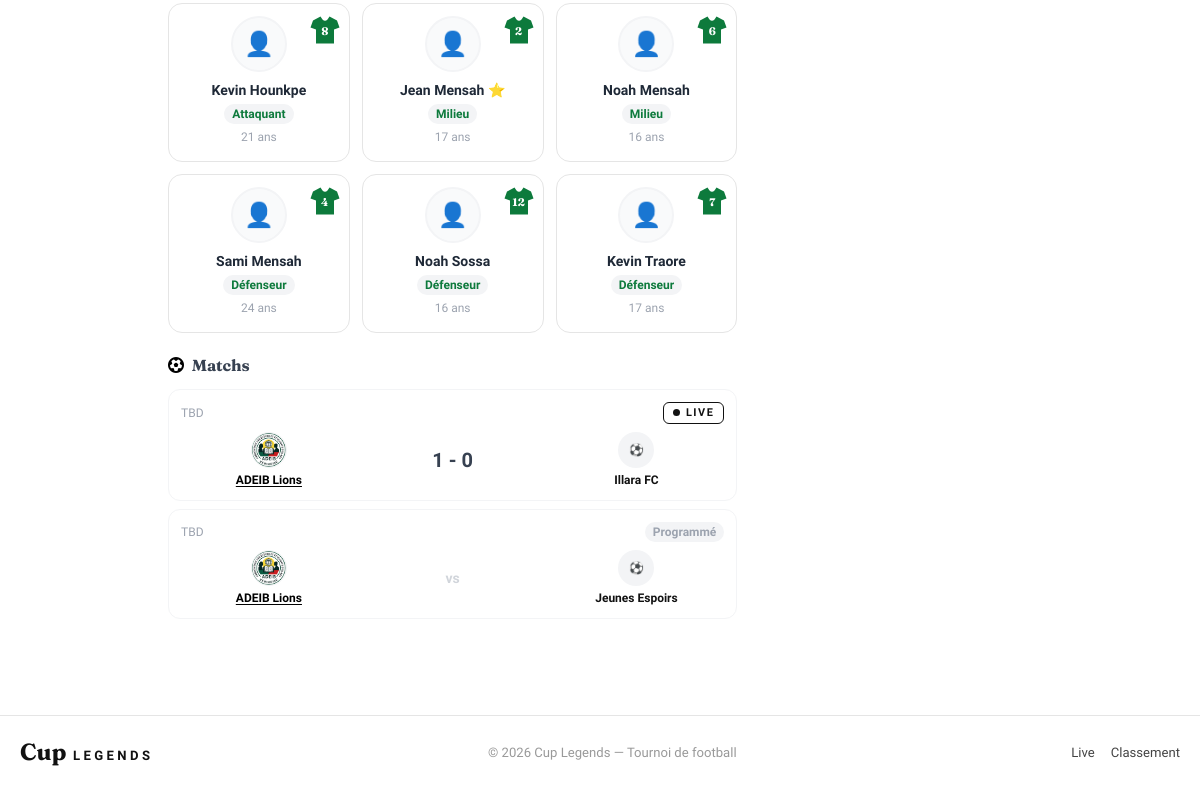
Before: /teams/2/ (lower part) with the older database file.
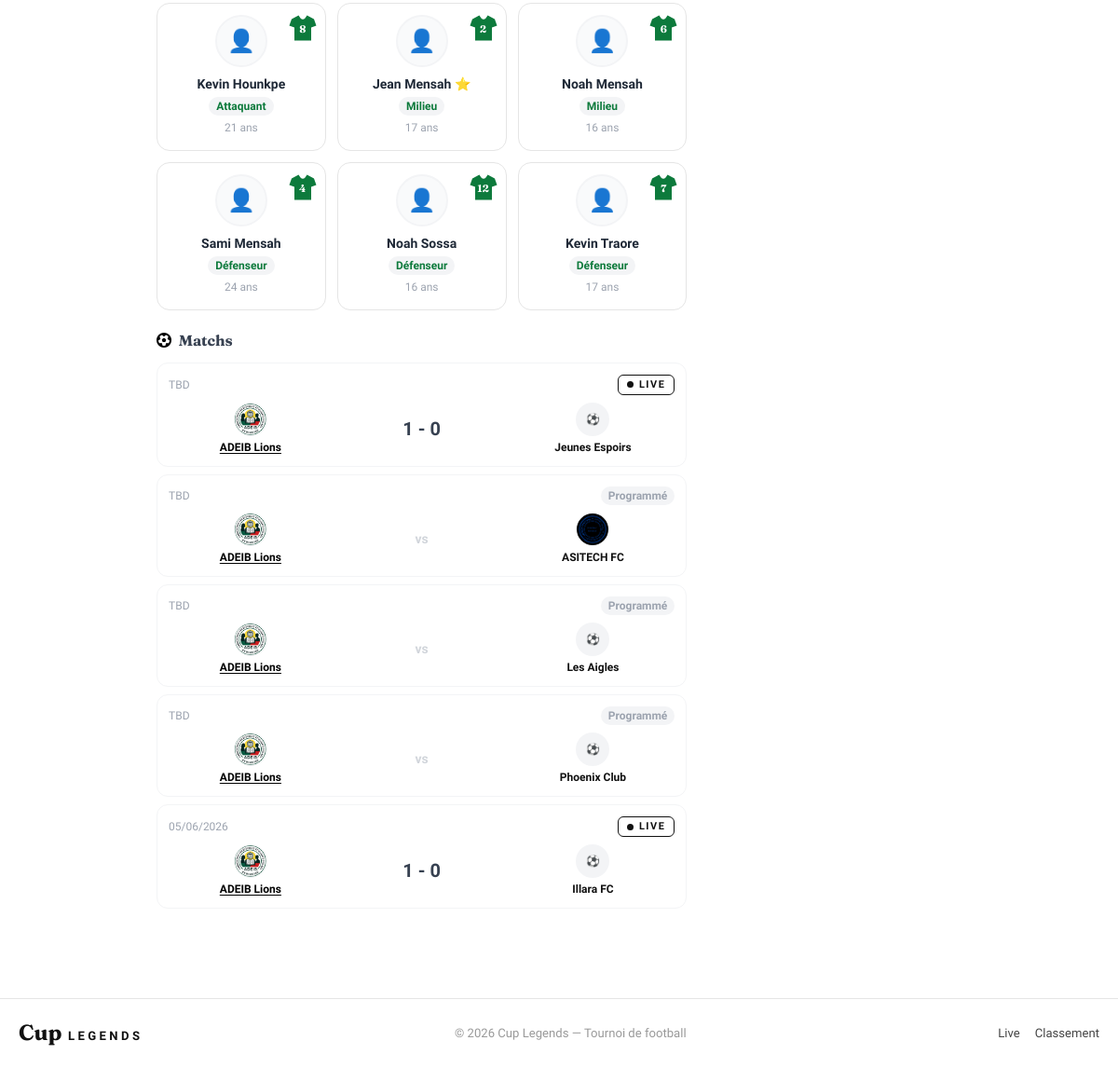
After: the same page with the newer database file.
### tournament/models.py (models this page shows, shortened)
class Player(models.Model):
    POSITION_CHOICES = [
        ('GK', 'Gardien'),
        ('DEF', 'Défenseur'),
        ('MID', 'Milieu'),
        ('FWD', 'Attaquant'),
    ]
    team = models.ForeignKey(Team, on_delete=models.CASCADE, related_name='players')
    first_name = models.CharField(max_length=100)
    last_name = models.CharField(max_length=100)
    nickname = models.CharField(max_length=100, blank=True, verbose_name='Surnom (nom de maillot)')
    age = models.PositiveIntegerField()
    position = models.CharField(max_length=3, choices=POSITION_CHOICES, default='MID')
    jersey_number = models.PositiveIntegerField(null=True, blank=True)
    photo = models.ImageField(upload_to='players/', blank=True, null=True)
    is_captain = models.BooleanField(default=False)
    yellow_cards = models.PositiveIntegerField(default=0, verbose_name='Cartons jaunes')
    red_cards = models.PositiveIntegerField(default=0, verbose_name='Cartons rouges')
    @property
    def full_name(self):
        return f'{self.first_name} {self.last_name}'
    @property
    def display_name(self):
        return self.nickname or self.full_name
    @property
    def goals_count(self):
        return self.goals.count()
    class Meta:
        verbose_name = 'Joueur'
        ordering = ['last_name', 'first_name']

class Match(models.Model):
    PHASE_CHOICES = [
        ('GROUP', 'Phase de groupes'),
        ('QF', 'Quart de finale'),
        ('SF', 'Demi-finale'),
        ('3RD', 'Match 3e place'),
        ('FINAL', 'Finale'),
    ]
    STATUS_CHOICES = [
        ('SCHEDULED', 'Programmé'),
        ('LIVE', 'En direct'),
        ('FINISHED', 'Terminé'),
        ('CANCELLED', 'Annulé'),
    ]
    tournament = models.ForeignKey(Tournament, on_delete=models.CASCADE, related_name='matches')
    phase = models.CharField(max_length=10, choices=PHASE_CHOICES, default='GROUP')
    group = models.ForeignKey(Group, on_delete=models.SET_NULL, null=True, blank=True, related_name='matches')
    home_team = models.ForeignKey(Team, on_delete=models.CASCADE, related_name='home_matches')
    away_team = models.ForeignKey(Team, on_delete=models.CASCADE, related_name='away_matches')
    match_date = models.DateTimeField(null=True, blank=True)
    venue = models.CharField(max_length=200, blank=True, default='Stade Cup Legends')
    home_score = models.PositiveIntegerField(default=0)
    away_score = models.PositiveIntegerField(default=0)
    status = models.CharField(max_length=10, choices=STATUS_CHOICES, default='SCHEDULED')
    matchday = models.PositiveIntegerField(default=1)
    live_started_at = models.DateTimeField(null=True, blank=True)
    stream_url = models.URLField(blank=True, null=True, verbose_name='Lien de diffusion')
    stream_platform = models.CharField(
        max_length=10, choices=STREAM_PLATFORM_CHOICES, default='YOUTUBE',
        blank=True, verbose_name='Plateforme de diffusion',
    )
    man_of_the_match = models.ForeignKey(
        'Player', on_delete=models.SET_NULL, null=True, blank=True,
        related_name='motm_awards', verbose_name='Homme du match',
    )
    @property
    def score_display(self):
        if self.status in ['LIVE', 'FINISHED']:
            return f'{self.home_score} - {self.away_score}'
        return 'vs'
    class Meta:
        verbose_name = 'Match'
        verbose_name_plural = 'Matchs'
        ordering = ['match_date']

class Team(models.Model):
    tournament = models.ForeignKey(Tournament, on_delete=models.CASCADE, related_name='teams')
    name = models.CharField(max_length=200)
    logo = models.ImageField(upload_to='teams/', blank=True, null=True)
    group = models.ForeignKey(Group, on_delete=models.SET_NULL, null=True, blank=True, related_name='teams')
    coach_name = models.CharField(max_length=200, blank=True, verbose_name='Entraîneur')
    president_name = models.CharField(max_length=200, blank=True, verbose_name='Président')
    qr_code = models.ImageField(upload_to='qrcodes/', blank=True, null=True)
    created_at = models.DateTimeField(auto_now_add=True)
    @property
    def player_count(self):
        return self.players.count()
    class Meta:
        verbose_name = 'Équipe'
        ordering = ['name']

### tournament/views.py (the view)
# urls.py: path('teams/<int:pk>/', views.team_detail, name='team_detail'),
def team_detail(request, pk):
    team = get_object_or_404(Team, pk=pk)
    players = team.players.all()
    matches = Match.objects.filter(
        Q(home_team=team) | Q(away_team=team)
    ).order_by('match_date')
    standings = Standing.objects.filter(team=team).first()
    goals = Goal.objects.filter(team=team).select_related('player', 'match')
    return render(request, 'tournament/team_detail.html', {
        'team': team,
        'players': players,
        'matches': matches,
        'standings': standings,
        'goals': goals,
    })

### tournament/context_processors.py (called while the page is built)
def active_tournament(request):
    today = timezone.localdate()
    active = Tournament.objects.filter(is_active=True)
    tournament = active.filter(
        start_date__isnull=False,
        end_date__isnull=False,
        start_date__lte=today,
        end_date__gte=today,
    ).order_by('start_date').first()
    if tournament is None:
        tournament = active.filter(
            start_date__isnull=False,
            start_date__gte=today,
        ).order_by('start_date').first()
    if tournament is None:
        tournament = active.order_by('-start_date', '-id').first()
    return {'tournament': tournament}

### tournament/models.py (called while the page is built)
    @property
    def goal_difference(self):
        return self.goals_for - self.goals_against

### templates/tournament/team_detail.html (shortened to what this page needs)
{% extends "base.html" %}{% load static %}
{% block content %}
<div class="max-w-4xl mx-auto px-4 py-6">
  <div class="grid grid-cols-1 lg:grid-cols-3 gap-5">
    <div class="lg:col-span-2 space-y-5">
      <div>
        {% if players %}
        <div class="grid grid-cols-2 sm:grid-cols-3 gap-3">
          {% for p in players %}
          <div class="match-tile p-3 text-center relative">
            {% if p.jersey_number %}
            <div class="jersey absolute top-2 right-2 h-9 w-8" title="N° {{ p.jersey_number }}">
              <svg viewBox="0 0 64 64" fill="#0d7a3c" aria-hidden="true">
                <path d="M23 5 L8 13 L3 27 L14 31 L14 59 L50 59 L50 31 L61 27 L56 13 L41 5 L37 11 Q32 16 27 11 Z"/>
              </svg>
              <span class="jersey-number text-[11px]">{{ p.jersey_number }}</span>
            </div>
            {% endif %}
            <div class="w-14 h-14 rounded-full mx-auto mb-2 border-2 border-gray-100 overflow-hidden bg-gray-50 flex items-center justify-center">
              {% if p.photo %}<img src="{{ p.photo.url }}" class="w-full h-full object-cover" alt="">{% else %}<span class="text-2xl">👤</span>{% endif %}
            </div>
            <div class="text-sm font-bold text-gray-800 truncate">{{ p.display_name }} {% if p.is_captain %}<span title="Capitaine">⭐</span>{% endif %}</div>
            <span class="inline-block mt-1 text-xs font-bold px-2 py-0.5 rounded-full bg-gray-100 accent-green">{{ p.get_position_display }}</span>
            <div class="text-xs text-gray-400 mt-1">{{ p.age }} ans</div>
          </div>
          {% endfor %}
        </div>
        {% else %}<div class="bg-white rounded-xl border border-gray-100 p-6 text-center text-gray-400 text-sm">Aucun joueur enregistré.</div>{% endif %}
      </div>
      {% if matches %}
      <div>
        <h2 class="font-bold text-gray-700 mb-3"><i class="fas fa-futbol mr-2 text-black"></i>Matchs</h2>
        {% for m in matches %}
        <a href="{% url 'match_detail' m.pk %}" class="block no-underline mb-2">
          <div class="bg-white rounded-xl border border-gray-100 p-3 hover:border-gray-200 transition-colors">
            <div class="flex justify-between items-center mb-2">
              <span class="text-xs text-gray-400">{% if m.match_date %}{{ m.match_date|date:"d/m/Y" }}{% else %}TBD{% endif %}</span>
              {% if m.status == 'LIVE' %}<span class="live-pill"><span class="live-dot"></span>LIVE</span>
              {% elif m.status == 'FINISHED' %}<span class="text-xs font-bold px-2 py-0.5 rounded-full bg-black text-white">Terminé</span>
              {% else %}<span class="text-xs font-bold px-2 py-0.5 rounded-full bg-gray-100 text-gray-400">Programmé</span>{% endif %}
            </div>
            <div class="grid grid-cols-3 items-center gap-2">
              <div class="flex flex-col items-center gap-1">
                {% if m.home_team.logo %}<img src="{{ m.home_team.logo.url }}" class="w-9 h-9 rounded-full object-cover border border-gray-100" alt="">{% else %}<div class="w-9 h-9 rounded-full bg-gray-100 flex items-center justify-center text-xs">⚽</div>{% endif %}
                <span class="text-xs font-bold text-center {% if m.home_team == team %}text-black underline underline-offset-2{% endif %}">{{ m.home_team.name }}</span>
              </div>
              <div class="text-center font-black {% if m.status == 'SCHEDULED' %}text-gray-300 text-sm{% else %}text-xl text-gray-700{% endif %}">{{ m.score_display }}</div>
              <div class="flex flex-col items-center gap-1">
                {% if m.away_team.logo %}<img src="{{ m.away_team.logo.url }}" class="w-9 h-9 rounded-full object-cover border border-gray-100" alt="">{% else %}<div class="w-9 h-9 rounded-full bg-gray-100 flex items-center justify-center text-xs">⚽</div>{% endif %}
                <span class="text-xs font-bold text-center {% if m.away_team == team %}text-black underline underline-offset-2{% endif %}">{{ m.away_team.name }}</span>
              </div>
            </div>
          </div>
        </a>
        {% endfor %}
      </div>
      {% endif %}
    </div>
    <div class="space-y-4">
    </div>
  </div>
</div>
{% endblock %}

Changed rows visible on the page:
changed Match "Jeunes Espoirs": score_display "vs" → "1 - 0"; status "Programmé" → "LIVE"; moves up the list
added Match: shows "TBD", shows "Programmé", home_team.logo (picture), home_team.name "ADEIB Lions", score_display "vs", away_team.logo (picture), away_team.name "ASITECH FC"
added Match: shows "TBD", shows "Programmé", home_team.logo (picture), home_team.name "ADEIB Lions", score_display "vs", away_team.name "Les Aigles"
added Match: shows "TBD", shows "Programmé", home_team.logo (picture), home_team.name "ADEIB Lions", score_display "vs", away_team.name "Phoenix Club"
changed Match "Illara FC": match_date (not shown) → "05/06/2026"; no longer shows "TBD"
